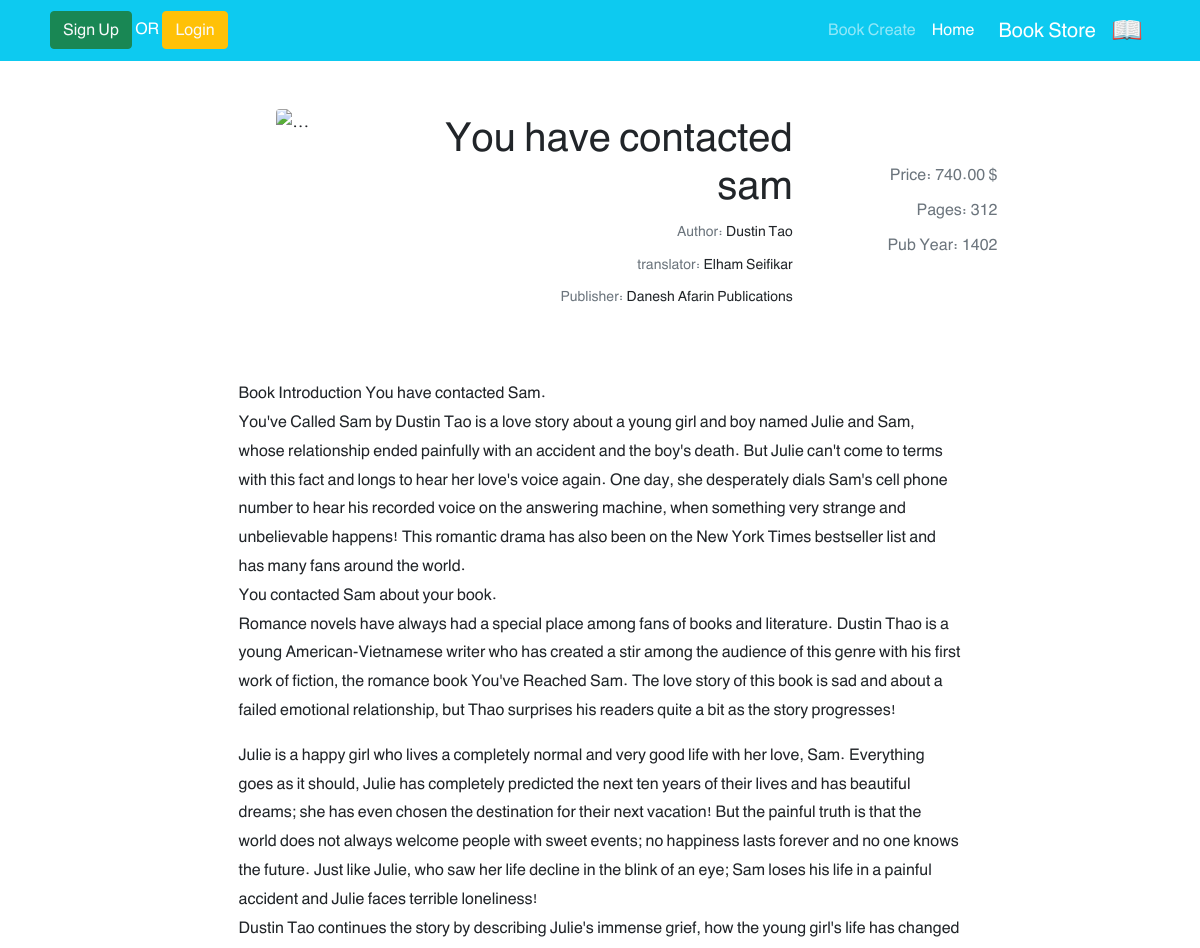
/books/1/ (upper part), run on an earlier commit of the app's database.
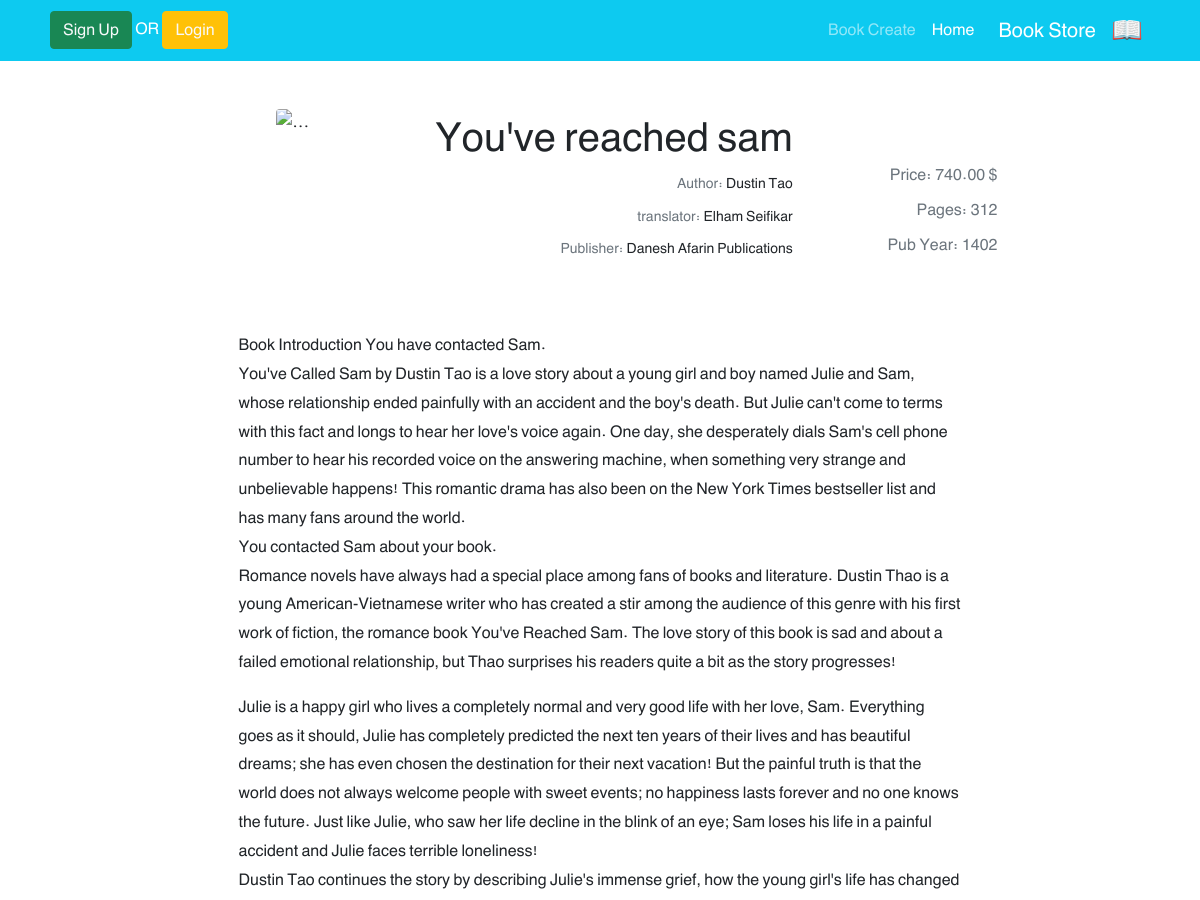
And on a later commit of the database.
### books/models.py (models this page shows, shortened)
class Book(models.Model):
    title = models.CharField(max_length=200)
    author = models.CharField(max_length=200)
    publisher = models.CharField(max_length=200)
    translator = models.CharField(max_length=200)
    description = models.TextField()
    price = models.DecimalField(max_digits=5, decimal_places=2)
    pages_book = models.PositiveIntegerField(null=True, blank=True)
    year_of_publication = models.PositiveIntegerField(null=True, blank=True)

### books/views.py (the view)
# urls.py: path('<int:pk>/', BookDetailView.as_view(), name='book_detail'),
class BookDetailView(generic.DetailView):
    model = Book
    template_name = 'books/book_detail.html'

### books/templates/books/book_detail.html (shortened to what this page needs)
{% extends '_base.html' %}
{% block content %}
    <div class="container mt-5" dir="ltr">
        <div class="">
            <div class="">
                <div class="d-flex justify-content-center">
                    <div class="row w-sm-75 w-100">
                        <div class="col-xs-12 col-md-3 d-flex justify-content-center">
                            <div>
                                <img src="https://newcdn.fidibo.com/images/books/65579_50411_normal.jpg"
                                     class="img-fluid rounded-start" alt="...">
                            </div>
                        </div>
                        <div class="col-xs-12 col-md-6 text-center text-md-end mt-md-1 mt-4">
                            <h1>{{ book.title|capfirst }}</h1>
                            <h5 class="small my-1"><span class="text-muted">Author: </span>{{ book.author }}</h5>
                            <h5 class="small my-1"><span class="text-muted">translator: </span>{{ book.translator }}
                            </h5>
                            <h5 class="small my-1"><span class="text-muted">Publisher: </span>{{ book.publisher }}</h5>
                        </div>
                        <div class="col-xs-12 col-md-3 d-flex flex-column mt-5">
                            <h6 class="align-self-center pt-2 text-muted align-self-md-end">Price:
                                {{ book.price }} $</h6>
                            <h6 class="align-self-center pt-2 text-muted align-self-md-end">Pages:
                                {{ book.pages_book }}</h6>
                            <h6 class="align-self-center pt-2 text-muted align-self-md-end">Pub Year:
                                {{ book.year_of_publication }}</h6>
                        </div>
                    </div>
                </div>
                <div class="d-flex justify-content-center">
                    <div class="my-3 p-5 w-sm-75 w-100">{{ book.description|linebreaks }}</div>
                </div>
            </div>
        </div>
    </div>
{% endblock %}

### templates/_base.html (shortened to what this page needs)
{% load static %}
<!doctype html>
<html lang="en">
<head>
    <link href="https://cdn.jsdelivr.net/npm/bootstrap@5.0.2/dist/css/bootstrap.min.css" rel="stylesheet"
>
    <link rel="stylesheet" href="{% static 'css/style.css' %}">
</head>
<body>
<nav class="navbar navbar-expand-lg navbar-dark bg-info" dir="rtl">
    <div class="container">
        <a class="navbar-brand" href="#">
            <img src="{% static 'icons/book.png' %}" alt="" height="30"
                 class="d-inline-block align-text-top">
        </a>
        <a class="navbar-brand mx-3" href="#">Book Store</a>
        <div class="collapse navbar-collapse" id="navbarNavAltMarkup">
            <div class="navbar-nav">
                <a class="nav-link active" aria-current="page" href="{% url 'book_list' %}">Home</a>
                <a class="nav-link" href="{% url 'book_create' %}">Book Create</a>
            </div>
        </div>
        <div class="mx-2 text-white">
            {% if user.is_authenticated %}
                <form action="{% url 'logout' %}" method="POST">
                    {% csrf_token %}
                    <button class="link-light text-decoration-none btn btn-warning" type="submit">Exit</button>
                    |
                    <a class="btn btn-success">Welcome {{ user.username }}</a>
                    {% else %}
                    <a class="link-light text-decoration-none btn btn-warning" href="{% url 'login' %}">Login</a>
                    <span>OR</span>
                    <a class="link-light text-decoration-none btn btn-success" href="{% url 'signup' %}">Sign Up</a>
            {% endif %}
        </div>
    </div>
</nav>
<div class="container">
    {% block content %}
    {% endblock content %}
</div>
</body>
</html>

### static/css/style.css (style rules this page uses)
* { font-family: 'BYekan', sans-serif; line-height: 1.8rem; }
@media (min-width: 576px) { .w-sm-75 { width: 75%!important; } }

What changed in the data, as far as the page shows it:
changed Book "Dustin Tao": title "You have contacted sam" → "You've reached sam"
